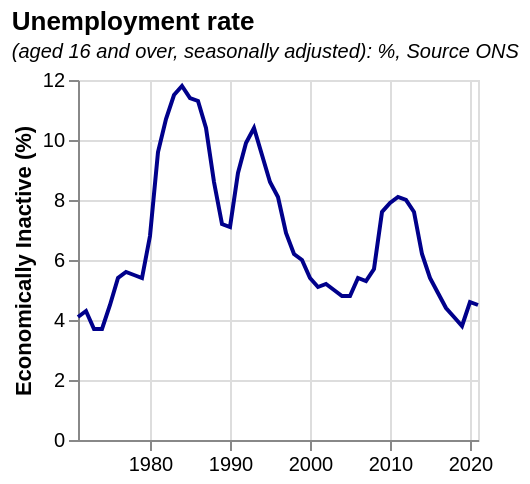

Source (Vega-Lite JSON):
### Vega-Lite specification from a JSON file in a GitHub repository (floating-point values rounded to 4 significant figures)
{"$schema": "https://vega.github.io/schema/vega-lite/v5.json", "title": {"text": "Unemployment rate", "subtitle": ["(aged 16 and over, seasonally adjusted): %, Source ONS"], "subtitleFontStyle": "italic", "subtitleFontSize": 10, "anchor": "start", "color": "black"}, "data": {"values": [{"date": "1971", "label": "1971", "month": "", "quarter": "", "sourceDataset": "LMS", "updateDate": "2015-10-13T23:00:00.000Z", "value": "4.1", "year": "1971"}, {"date": "1972", "label": "1972", "month": "", "quarter": "", "sourceDataset": "LMS", "updateDate": "2015-10-13T23:00:00.000Z", "value": "4.3", "year": "1972"}, {"date": "1973", "label": "1973", "month": "", "quarter": "", "sourceDataset": "LMS", "updateDate": "2015-10-13T23:00:00.000Z", "value": "3.7", "year": "1973"}, {"date": "1974", "label": "1974", "month": "", "quarter": "", "sourceDataset": "LMS", "updateDate": "2015-10-13T23:00:00.000Z", "value": "3.7", "year": "1974"}, {"date": "1975", "label": "1975", "month": "", "quarter": "", "sourceDataset": "LMS", "updateDate": "2015-10-13T23:00:00.000Z", "value": "4.5", "year": "1975"}, {"date": "1976", "label": "1976", "month": "", "quarter": "", "sourceDataset": "LMS", "updateDate": "2015-10-13T23:00:00.000Z", "value": "5.4", "year": "1976"}, {"date": "1977", "label": "1977", "month": "", "quarter": "", "sourceDataset": "LMS", "updateDate": "2015-10-13T23:00:00.000Z", "value": "5.6", "year": "1977"}, {"date": "1978", "label": "1978", "month": "", "quarter": "", "sourceDataset": "LMS", "updateDate": "2015-10-13T23:00:00.000Z", "value": "5.5", "year": "1978"}, {"date": "1979", "label": "1979", "month": "", "quarter": "", "sourceDataset": "LMS", "updateDate": "2015-10-13T23:00:00.000Z", "value": "5.4", "year": "1979"}, {"date": "1980", "label": "1980", "month": "", "quarter": "", "sourceDataset": "LMS", "updateDate": "2015-10-13T23:00:00.000Z", "value": "6.8", "year": "1980"}, {"date": "1981", "label": "1981", "month": "", "quarter": "", "sourceDataset": "LMS", "updateDate": "2015-10-13T23:00:00.000Z", "value": "9.6", "year": "1981"}, {"date": "1982", "label": "1982", "month": "", "quarter": "", "sourceDataset": "LMS", "updateDate": "2015-10-13T23:00:00.000Z", "value": "10.7", "year": "1982"}, {"date": "1983", "label": "1983", "month": "", "quarter": "", "sourceDataset": "LMS", "updateDate": "2015-10-13T23:00:00.000Z", "value": "11.5", "year": "1983"}, {"date": "1984", "label": "1984", "month": "", "quarter": "", "sourceDataset": "LMS", "updateDate": "2015-10-13T23:00:00.000Z", "value": "11.8", "year": "1984"}, {"date": "1985", "label": "1985", "month": "", "quarter": "", "sourceDataset": "LMS", "updateDate": "2015-10-13T23:00:00.000Z", "value": "11.4", "year": "1985"}, {"date": "1986", "label": "1986", "month": "", "quarter": "", "sourceDataset": "LMS", "updateDate": "2015-10-13T23:00:00.000Z", "value": "11.3", "year": "1986"}, {"date": "1987", "label": "1987", "month": "", "quarter": "", "sourceDataset": "LMS", "updateDate": "2015-10-13T23:00:00.000Z", "value": "10.4", "year": "1987"}, {"date": "1988", "label": "1988", "month": "", "quarter": "", "sourceDataset": "LMS", "updateDate": "2015-10-13T23:00:00.000Z", "value": "8.6", "year": "1988"}, {"date": "1989", "label": "1989", "month": "", "quarter": "", "sourceDataset": "LMS", "updateDate": "2015-10-13T23:00:00.000Z", "value": "7.2", "year": "1989"}, {"date": "1990", "label": "1990", "month": "", "quarter": "", "sourceDataset": "LMS", "updateDate": "2015-10-13T23:00:00.000Z", "value": "7.1", "year": "1990"}, {"date": "1991", "label": "1991", "month": "", "quarter": "", "sourceDataset": "LMS", "updateDate": "2015-10-13T23:00:00.000Z", "value": "8.9", "year": "1991"}, {"date": "1992", "label": "1992", "month": "", "quarter": "", "sourceDataset": "LMS", "updateDate": "2015-10-13T23:00:00.000Z", "value": "9.9", "year": "1992"}, {"date": "1993", "label": "1993", "month": "", "quarter": "", "sourceDataset": "LMS", "updateDate": "2015-10-13T23:00:00.000Z", "value": "10.4", "year": "1993"}, {"date": "1994", "label": "1994", "month": "", "quarter": "", "sourceDataset": "LMS", "updateDate": "2015-10-13T23:00:00.000Z", "value": "9.5", "year": "1994"}, {"date": "1995", "label": "1995", "month": "", "quarter": "", "sourceDataset": "LMS", "updateDate": "2015-10-13T23:00:00.000Z", "value": "8.6", "year": "1995"}, {"date": "1996", "label": "1996", "month": "", "quarter": "", "sourceDataset": "LMS", "updateDate": "2015-10-13T23:00:00.000Z", "value": "8.1", "year": "1996"}, {"date": "1997", "label": "1997", "month": "", "quarter": "", "sourceDataset": "LMS", "updateDate": "2015-10-13T23:00:00.000Z", "value": "6.9", "year": "1997"}, {"date": "1998", "label": "1998", "month": "", "quarter": "", "sourceDataset": "LMS", "updateDate": "2015-10-13T23:00:00.000Z", "value": "6.2", "year": "1998"}, {"date": "1999", "label": "1999", "month": "", "quarter": "", "sourceDataset": "LMS", "updateDate": "2015-10-13T23:00:00.000Z", "value": "6.0", "year": "1999"}, {"date": "2000", "label": "2000", "month": "", "quarter": "", "sourceDataset": "LMS", "updateDate": "2015-10-13T23:00:00.000Z", "value": "5.4", "year": "2000"}, {"date": "2001", "label": "2001", "month": "", "quarter": "", "sourceDataset": "LMS", "updateDate": "2015-10-13T23:00:00.000Z", "value": "5.1", "year": "2001"}, {"date": "2002", "label": "2002", "month": "", "quarter": "", "sourceDataset": "LMS", "updateDate": "2015-10-13T23:00:00.000Z", "value": "5.2", "year": "2002"}, {"date": "2003", "label": "2003", "month": "", "quarter": "", "sourceDataset": "LMS", "updateDate": "2015-10-13T23:00:00.000Z", "value": "5.0", "year": "2003"}, {"date": "2004", "label": "2004", "month": "", "quarter": "", "sourceDataset": "LMS", "updateDate": "2015-10-13T23:00:00.000Z", "value": "4.8", "year": "2004"}, {"date": "2005", "label": "2005", "month": "", "quarter": "", "sourceDataset": "LMS", "updateDate": "2015-10-13T23:00:00.000Z", "value": "4.8", "year": "2005"}, {"date": "2006", "label": "2006", "month": "", "quarter": "", "sourceDataset": "LMS", "updateDate": "2015-10-13T23:00:00.000Z", "value": "5.4", "year": "2006"}, {"date": "2007", "label": "2007", "month": "", "quarter": "", "sourceDataset": "LMS", "updateDate": "2015-10-13T23:00:00.000Z", "value": "5.3", "year": "2007"}, {"date": "2008", "label": "2008", "month": "", "quarter": "", "sourceDataset": "LMS", "updateDate": "2015-10-13T23:00:00.000Z", "value": "5.7", "year": "2008"}, {"date": "2009", "label": "2009", "month": "", "quarter": "", "sourceDataset": "LMS", "updateDate": "2015-10-13T23:00:00.000Z", "value": "7.6", "year": "2009"}, {"date": "2010", "label": "2010", "month": "", "quarter": "", "sourceDataset": "LMS", "updateDate": "2015-10-13T23:00:00.000Z", "value": "7.9", "year": "2010"}, {"date": "2011", "label": "2011", "month": "", "quarter": "", "sourceDataset": "LMS", "updateDate": "2015-10-13T23:00:00.000Z", "value": "8.1", "year": "2011"}, {"date": "2012", "label": "2012", "month": "", "quarter": "", "sourceDataset": "LMS", "updateDate": "2015-10-13T23:00:00.000Z", "value": "8.0", "year": "2012"}, {"date": "2013", "label": "2013", "month": "", "quarter": "", "sourceDataset": "LMS", "updateDate": "2015-10-13T23:00:00.000Z", "value": "7.6", "year": "2013"}, {"date": "2014", "label": "2014", "month": "", "quarter": "", "sourceDataset": "LMS", "updateDate": "2015-10-13T23:00:00.000Z", "value": "6.2", "year": "2014"}, {"date": "2015", "label": "2015", "month": "", "quarter": "", "sourceDataset": "LMS", "updateDate": "2016-03-16T09:30:00.000Z", "value": "5.4", "year": "2015"}, {"date": "2016", "label": "2016", "month": "", "quarter": "", "sourceDataset": "LMS", "updateDate": "2017-02-15T00:00:00.000Z", "value": "4.9", "year": "2016"}, {"date": "2017", "label": "2017", "month": "", "quarter": "", "sourceDataset": "LMS", "updateDate": "2018-02-21T00:00:00.000Z", "value": "4.4", "year": "2017"}, {"date": "2018", "label": "2018", "month": "", "quarter": "", "sourceDataset": "LMS", "updateDate": "2019-02-19T00:00:00.000Z", "value": "4.1", "year": "2018"}, {"date": "2019", "label": "2019", "month": "", "quarter": "", "sourceDataset": "LMS", "updateDate": "2020-02-18T00:00:00.000Z", "value": "3.8", "year": "2019"}, {"date": "2020", "label": "2020", "month": "", "quarter": "", "sourceDataset": "LMS", "updateDate": "2022-08-15T23:00:00.000Z", "value": "4.6", "year": "2020"}, {"date": "2021", "label": "2021", "month": "", "quarter": "", "sourceDataset": "LMS", "updateDate": "2022-02-15T00:00:00.000Z", "value": "4.5", "year": "2021"}], "format": {"parse": {"date": "date"}}}, "mark": {"type": "line", "color": "darkblue"}, "height": 180, "width": 200, "encoding": {"x": {"field": "date", "type": "temporal", "title": ""}, "y": {"field": "value", "type": "quantitative", "title": "Economically Inactive (%)"}}, "config": {}}
